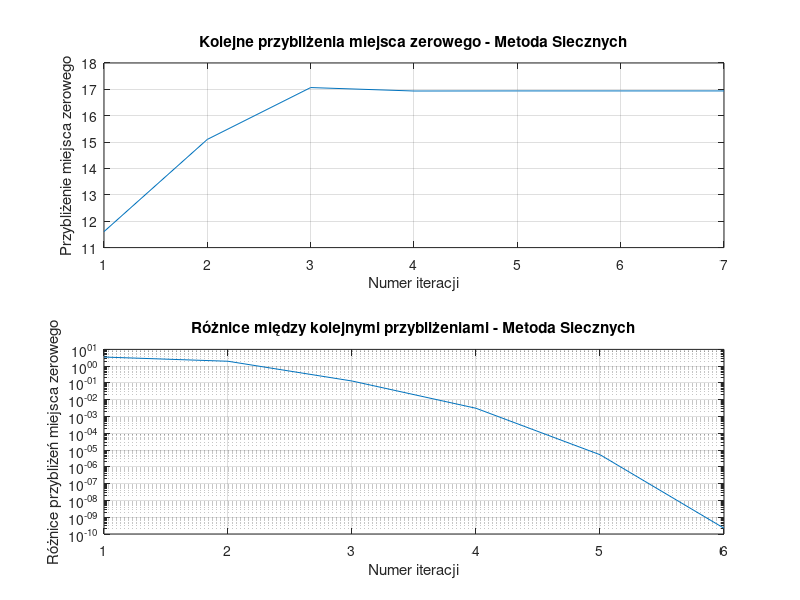

Write MATLAB code to recreate this figure.
function [xvec,xdif,xsolution,ysolution,iterations] = velocity_secant()
% Wyznacza miejsce zerowe funkcji velocity_difference metodą siecznych.
% xvec - wektor z kolejnymi przybliżeniami miejsca zerowego;
%   xvec(1)=x2 przy założeniu, że x0 i x1 są punktami startowymi
% xdif - wektor różnic kolejnych przybliżeń miejsca zerowego
%   xdif(i) = abs(xvec(i+1)-xvec(i));
% xsolution - obliczone miejsce zerowe
% ysolution - wartość funkcji velocity_difference wyznaczona dla f=xsolution
% iterations - liczba iteracji wykonana w celu wyznaczenia xsolution

x0 = 1; % pierwszy punkt startowy metody siecznych
x1 = 40; % drugi punkt startowy metody siecznych
ytolerance = 1e-12;% tolerancja wartości funkcji w przybliżonym miejscu zerowym.
% Warunek abs(f1(xsolution))<ytolerance określa jak blisko zera ma znaleźć
% się wartość funkcji w obliczonym miejscu zerowym funkcji f1(), aby obliczenia
% zostały zakończone.
max_iterations = 1000; % maksymalna liczba iteracji wykonana przez alg. bisekcji

f0 = velocity_difference(x0);
f1 = velocity_difference(x1);

xvec = [];
xdif = [];
xsolution = Inf;
ysolution = Inf;
iterations = max_iterations;

for ii=1:max_iterations
    x2 = x1 - ((f1 * (x1 - x0)) / (f1 - f0));
    xvec(ii,1) = x2;
    f2 = velocity_difference(x2);
    if(abs(f2)<ytolerance)
         xsolution = x2;
         ysolution = f2;
         iterations = ii;
         break
    else
        x0 = x1;
        x1 = x2;
        f0 = f1;
        f1 = f2;
    end
end

xdif = abs(diff(xvec));

% Tworzenie wspólnego wykresu z dwoma panelami (subplotami)
figure;

% Górny wykres: xvec w skali liniowej
subplot(2,1,1);
plot(1:length(xvec), xvec);
xlabel('Numer iteracji');
ylabel('Przybliżenie miejsca zerowego');
title('Kolejne przybliżenia miejsca zerowego - Metoda Siecznych');
grid on;

% Dolny wykres: xdif w skali logarytmicznej
subplot(2,1,2);
semilogy(1:length(xdif), xdif);
xlabel('Numer iteracji');
ylabel('Różnice przybliżeń miejsca zerowego');
title('Różnice między kolejnymi przybliżeniami - Metoda Siecznych');
grid on;


end

function velocity_delta = velocity_difference(t)
% t - czas od startu rakiety
    if t <= 0
        error('Podany czas jest mniejszy lub równy zero.')
    end
    u = 2000;
    m0 = 150000;
    q = 2700;
    g = 1.622;
    M = 700;

    v = u * log(m0 / (m0 - q * t)) - g * t;

    velocity_delta = v - M;

end